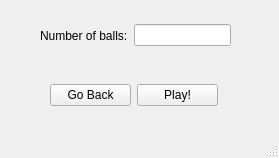
<?xml version="1.0" encoding="UTF-8"?>
<ui version="4.0">
 <class>MainWindow</class>
 <widget class="QMainWindow" name="MainWindow">
  <property name="geometry">
   <rect>
    <x>0</x>
    <y>0</y>
    <width>279</width>
    <height>158</height>
   </rect>
  </property>
  <property name="windowTitle">
   <string>MainWindow</string>
  </property>
  <widget class="QWidget" name="centralwidget">
   <widget class="QWidget" name="horizontalLayoutWidget">
    <property name="geometry">
     <rect>
      <x>40</x>
      <y>10</y>
      <width>191</width>
      <height>51</height>
     </rect>
    </property>
    <layout class="QHBoxLayout" name="horizontalLayout">
     <item>
      <widget class="QLabel" name="label">
       <property name="text">
        <string>Number of balls:</string>
       </property>
      </widget>
     </item>
     <item>
      <widget class="QLineEdit" name="BallSettings"/>
     </item>
    </layout>
   </widget>
   <widget class="QWidget" name="horizontalLayoutWidget_2">
    <property name="geometry">
     <rect>
      <x>50</x>
      <y>80</y>
      <width>168</width>
      <height>31</height>
     </rect>
    </property>
    <layout class="QHBoxLayout" name="horizontalLayout_2">
     <item>
      <widget class="QPushButton" name="BP_Final_Back">
       <property name="text">
        <string>Go Back</string>
       </property>
      </widget>
     </item>
     <item>
      <widget class="QPushButton" name="BP_Final">
       <property name="text">
        <string>Play!</string>
       </property>
      </widget>
     </item>
    </layout>
   </widget>
  </widget>
  <widget class="QMenuBar" name="menubar">
   <property name="geometry">
    <rect>
     <x>0</x>
     <y>0</y>
     <width>279</width>
     <height>22</height>
    </rect>
   </property>
  </widget>
  <widget class="QStatusBar" name="statusbar"/>
 </widget>
 <resources/>
 <connections/>
</ui>
